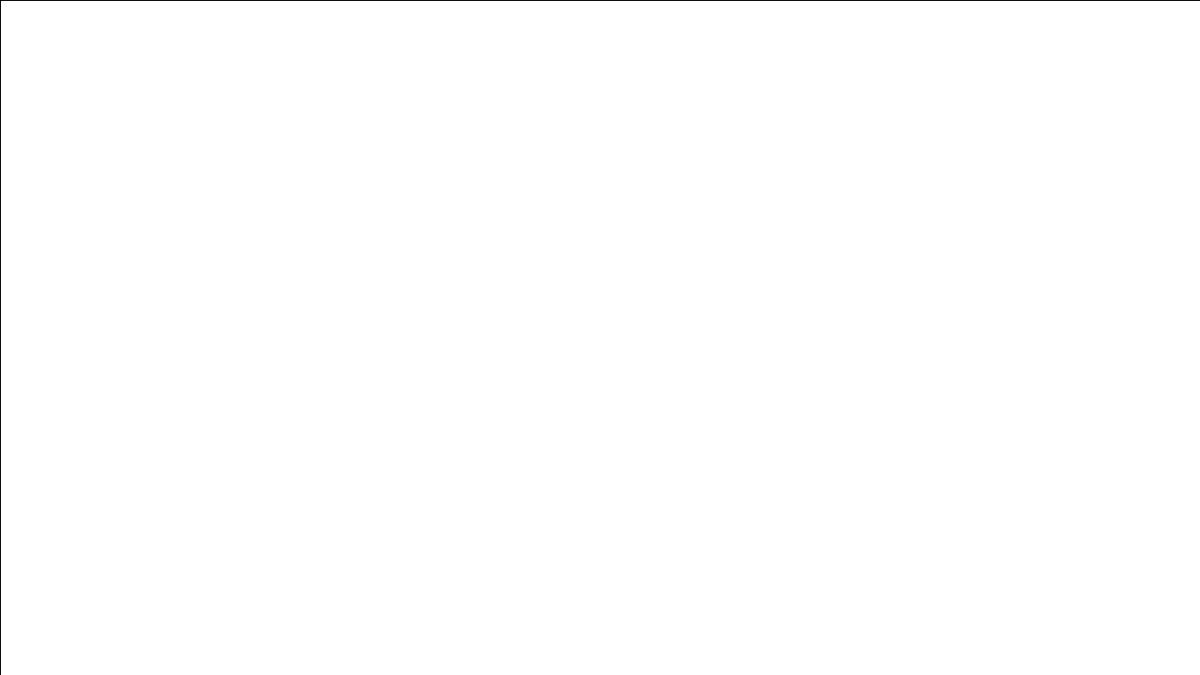
Frame 1 (no input)
Frame 60 (the mouse pressed at the canvas centre just before this capture): identical to frame 1, image omitted
Frame 120 (the mouse held since frame 60 and released just before this capture): identical to frame 1, image omitted

The Processing sketch that drew this single still picture (run headless with seeded random() and noise(); from frame 60 on, the mouse is pressed at the canvas centre):

// Processing sketch: Umiddelbart_Score_program___R_
// ── Umiddelbart_Score_program___R_.pde
int musx = 0;
int musy = 0;
int forskelx = 0;
int forskely = 0;

int realx = 577;
int realy = 253;

void setup() {
  size(1280, 720);
}

void draw() {

  rect(0, 0, 1280, 720);
}

void mousePressed() {
  if (mouseButton == LEFT) {
    musx = mouseX;
    musy = mouseY;
    println("Her "+musx+" Også her "+musy);
  }
  if (mouseButton == RIGHT) {
    if (realx > musx) { 
      forskelx = realx - musx;
      println("Forskelx< = "+forskelx);
    } else if (musx > realx) {
      forskelx = musx - realx;
      println("Forskelx> = "+forskelx);
    }

    if (realy > musy) { 
      forskely = realy - musy;
      println("Forskely< = "+forskely);
    } else if (musy > realy) {
      forskely = musy - realy;
      println("Forskely> = "+forskely);
    }
    int under_rods_gutten = int(pow(forskelx, 2)) + int(pow(forskely, 2));
    int rod = int(sqrt(under_rods_gutten));    

    int score = 500 - rod;
    if (score < 0)score = 0; 

    println("Din score er "+score);
  }
}
